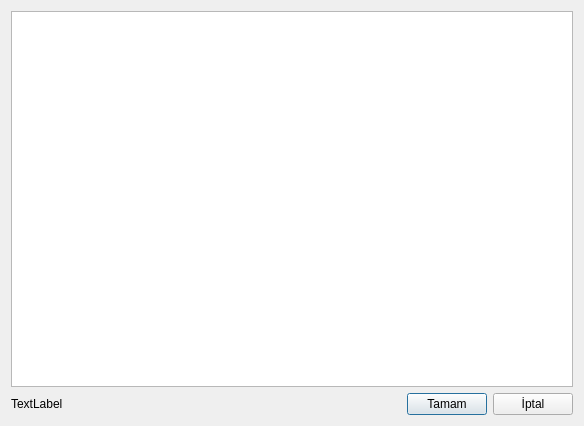
<?xml version="1.0" encoding="UTF-8"?>
<ui version="4.0">
 <class>ekledigergelir</class>
 <widget class="QDialog" name="ekledigergelir">
  <property name="geometry">
   <rect>
    <x>0</x>
    <y>0</y>
    <width>584</width>
    <height>426</height>
   </rect>
  </property>
  <property name="windowTitle">
   <string>Dialog</string>
  </property>
  <layout class="QGridLayout" name="gridLayout">
   <item row="0" column="0" colspan="4">
    <widget class="QTableWidget" name="tableWidget"/>
   </item>
   <item row="1" column="2">
    <widget class="QPushButton" name="btnTamam">
     <property name="text">
      <string>Tamam</string>
     </property>
    </widget>
   </item>
   <item row="1" column="3">
    <widget class="QPushButton" name="btnIptal">
     <property name="text">
      <string>İptal</string>
     </property>
    </widget>
   </item>
   <item row="1" column="1">
    <spacer name="horizontalSpacer">
     <property name="orientation">
      <enum>Qt::Horizontal</enum>
     </property>
     <property name="sizeHint" stdset="0">
      <size>
       <width>40</width>
       <height>20</height>
      </size>
     </property>
    </spacer>
   </item>
   <item row="1" column="0">
    <widget class="QLabel" name="lblToplamTutar">
     <property name="text">
      <string>TextLabel</string>
     </property>
    </widget>
   </item>
  </layout>
 </widget>
 <resources/>
 <connections/>
</ui>
